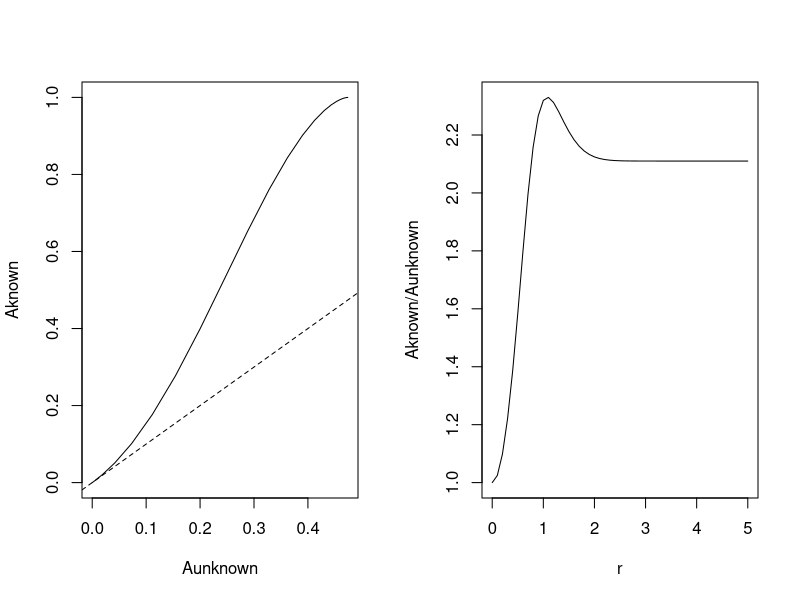

Write the R code that produced this figure.
## ---- chunk 1
D = 0.6
p = 0.75
EDRunlim = 0.9
r = 0.5

(q <- EDRunlim^2 * (1-exp(-r^2/EDRunlim^2))/r^2)
(EDRtrunc <- EDRunlim * sqrt(1-exp(-r^2/EDRunlim^2)))

## A known
D * r^2*pi * p * q
## A unknown
D * EDRtrunc^2*pi * p * 1

## A known
phi <- 1-exp(-D*r^2*pi)
delta <- p*q
(P = (phi * (1-delta)) / ((1-phi) + (phi * (1-delta))))

## A unknown
phi <- 1-exp(-D*EDRtrunc^2*pi)
delta <- p*1
(P = (phi * (1-delta)) / ((1-phi) + (phi * (1-delta))))
## ---- chunk 2
f1 <- function(r, D=1, p=1, EDRunlim=1) {

    q <- EDRunlim^2 * (1-exp(-r^2/EDRunlim^2))/r^2
    EDRtrunc <- EDRunlim * sqrt(1-exp(-r^2/EDRunlim^2))
    

    ## A known
    phi <- 1-exp(-D*r^2*pi)
    delta <- p*q
    P1 = (phi * (1-delta)) / ((1-phi) + (phi * (1-delta)))
    
    ## A unknown
    phi <- 1-exp(-D*EDRtrunc^2*pi)
    delta <- p*1
    P2 = (phi * (1-delta)) / ((1-phi) + (phi * (1-delta)))

    c(Aknown=P1, Aunknown=P2)
}

f2 <- function(..., Max=5, By=0.1) {
    Val <- seq(0, Max, by=By)
    Val[1] <- 0.0001
    x <- t(sapply(Val, f1, ...))
    data.frame(r=Val, x)
}
f3 <- function(...) {
    x <- f2(...)
    op <- par(mfrow=c(1,2))
    plot(Aknown ~ Aunknown, x, type="l")
    abline(0,1,lty=2)
    plot(Aknown/Aunknown ~ r, x, type="l")
    par(op)
    invisible(x)
}
f3(0.6, 0.75, 0.9)
